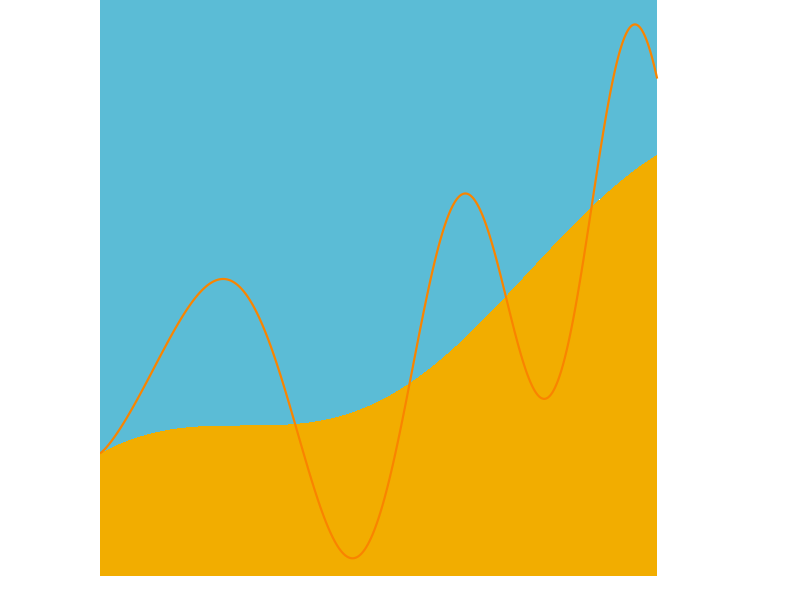
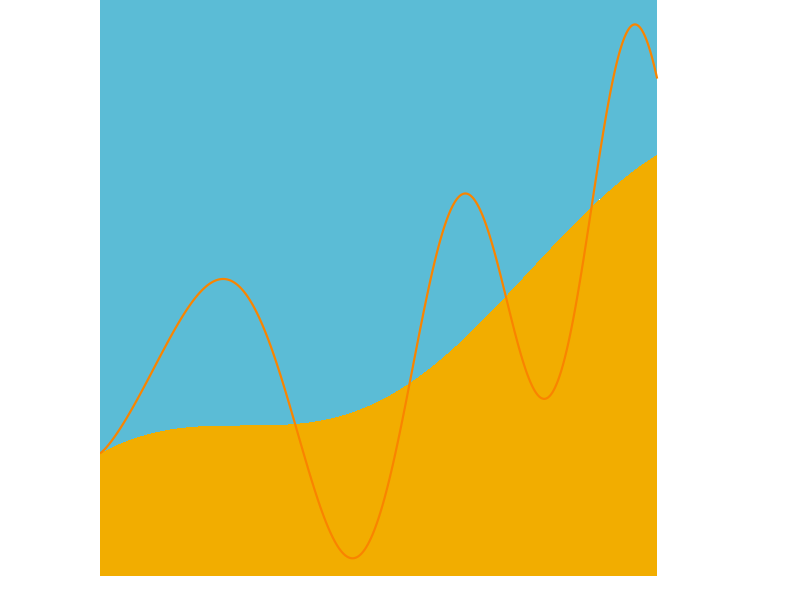
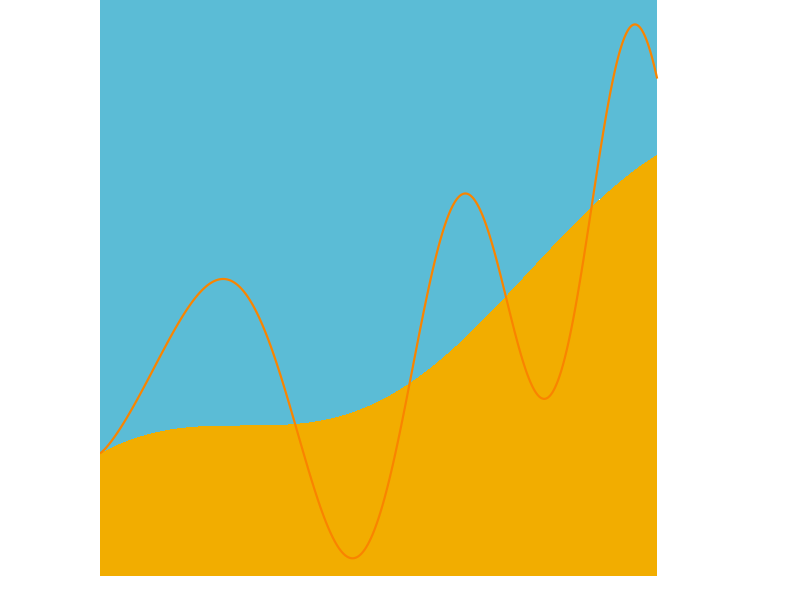

Reproduce these figures in R, in order.
library(ggplot2)
library(svglite)

## Colors
y1_color <- "#F2AD00"
y2_color <- "#F98400"
y3_color <- "#5BBCD6"


##

df <- data.frame(x = seq(0, 0.975 * 2 * pi, length.out = 1000))

df$y1 <- cos(df$x) + df$x + 1.5
df$y2 <- df$y1 + 3 * sin(df$x ^ (3 / 2))

p <-
  df |>
  ggplot(aes(
    x = x
  )) +
  geom_area(aes(y = y1, fill = "y1")) +
  geom_ribbon(aes(xmin = x, xmax = x, ymin = y1, ymax = +Inf), fill = y3_color) +
  geom_line(aes(y = y2), color = y2_color, linewidth = 0.75) +
  scale_x_continuous(expand = c(0, 0), limits = c(0, 1.05 * 2 * pi)) +
  scale_y_continuous(expand = c(0, 0.5)) +
  scale_fill_manual(values = c(
    y1 = y1_color,
    y2 = y2_color
  )) +
  theme_void() +
  theme(
    legend.position = "none",
    aspect.ratio = 1
  )

p

## Save one as a png with 32 x 32 pixels
ggsave(
  "./static-content/logo/logo-32x32.png",
  p,
  width = 1,
  height = 1,
  scale = 1,
  dpi = 32,
  bg = "transparent"
)

## Save one as SVG
ggsave(
  "./static-content/logo/logo.svg",
  p,
  width = 0.5,
  height = 0.5,
  scale = 1,
  bg = "transparent"
)
